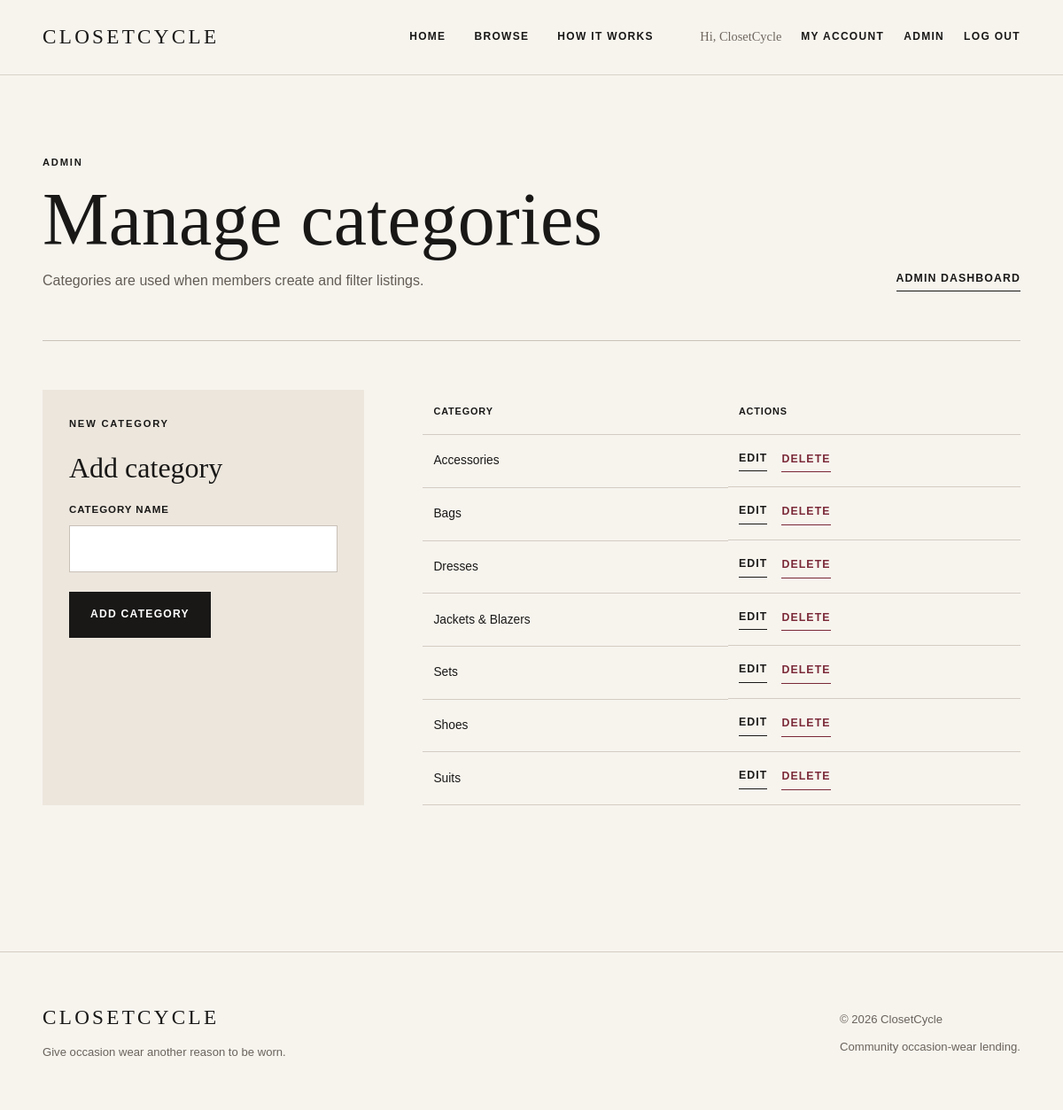
Screenshot of /admin/categories.php (signed in) with the database file from the repository.
### tables this page shows
CREATE TABLE `categories` (
  `categoryID` int(11) NOT NULL,
  `categoryName` varchar(60) NOT NULL
);

### admin/categories.php (called while the page is built, shortened)
<?php
require_once __DIR__ . '/../models/Category.php';
$editCategory = null;
$categories = Category::getAll();
include __DIR__ . '/../views/admin/categories.php';

### models/Category.php (called while the page is built, shortened)
<?php
class Category
{
    public static function getAll()
    {
        $db = Database::getDB();
        $query = 'SELECT categoryID, categoryName FROM categories ORDER BY categoryName';
        $statement = $db->prepare($query);
        $statement->execute();
        $categories = $statement->fetchAll();
        return $categories;
    }
}

### views/admin/categories.php (the view, shortened to what this page needs)
<?php include __DIR__ . '/../shared/header.php'; ?>
<main>
    <section class="member-page-heading">
        <div>
            <p class="eyebrow">ADMIN</p>
            <h1>Manage categories</h1>
            <p>Categories are used when members create and filter listings.</p>
        </div>
        <a class="text-link" href="<?php echo BASE_URL; ?>/admin/">Admin Dashboard</a>
    </section>
    <section class="admin-two-column">
        <div class="admin-form-box">
            <p class="eyebrow"><?php echo $editCategory ? 'EDIT CATEGORY' : 'NEW CATEGORY'; ?></p>
            <h2><?php echo $editCategory ? 'Update category' : 'Add category'; ?></h2>
            <form action="categories.php" method="post" class="form-layout">
                <div class="form-group">
                    <label for="categoryName">Category Name</label>
                    <input
                        type="text"
                        id="categoryName"
                        name="categoryName"
                        maxlength="60"
                        value="<?php echo htmlspecialchars($editCategory['categoryName'] ?? ''); ?>">
                </div>
                <div class="form-actions">
                    <button class="button button-dark" type="submit">
                        <?php echo $editCategory ? 'Save Changes' : 'Add Category'; ?>
                    </button>
                </div>
            </form>
        </div>
        <div class="admin-table-wrap">
            <table class="admin-table">
                <thead>
                    <tr>
                        <th>Category</th>
                        <th>Actions</th>
                    </tr>
                </thead>
                <tbody>
                    <?php foreach ($categories as $category) : ?>
                        <tr>
                            <td><?php echo htmlspecialchars($category['categoryName']); ?></td>
                            <td class="admin-actions-cell">
                                <a
                                    class="text-link"
                                    href="<?php echo BASE_URL; ?>/admin/categories.php?edit=<?php echo (int) $category['categoryID']; ?>">
                                    Edit
                                </a>
                                <form
                                    action="categories.php"
                                    method="post"
                                    onsubmit="return confirm('Delete this category?');">
                                    <button class="delete-link" type="submit">Delete</button>
                                </form>
                            </td>
                        </tr>
                    <?php endforeach; ?>
                </tbody>
            </table>
        </div>
    </section>
</main>
<?php include __DIR__ . '/../shared/footer.php'; ?>

### public/css/main.css (style rules this page uses)
* { box-sizing: border-box; }
html { scroll-behavior: smooth; }
body { margin: 0; background: #f7f4ee; color: #191817; font-family: Arial, Helvetica, sans-serif; line-height: 1.6; }
a { color: inherit; text-decoration: none; }
button, input, select, textarea { font: inherit; }
main { width: 92%; max-width: 1440px; margin: 0 auto; }
.eyebrow { margin: 0 0 15px; font-size: 0.7rem; font-weight: 700; letter-spacing: 0.16em; text-transform: uppercase; }
.text-link { display: inline-block; padding-bottom: 4px; border-bottom: 1px solid currentColor; font-size: 0.77rem; font-weight: 700; letter-spacing: 0.09em; text-transform: uppercase; }
.button { display: inline-block; padding: 15px 23px; border: 1px solid #191817; font-size: 0.76rem; font-weight: 700; letter-spacing: 0.1em; text-transform: uppercase; }
.button-dark { background: #191817; color: #ffffff; }
.form-layout { display: flex; flex-direction: column; gap: 22px; }
.form-group { display: flex; flex-direction: column; gap: 8px; }
.form-group label { font-size: 0.72rem; font-weight: 700; letter-spacing: 0.08em; text-transform: uppercase; }
.form-group input, .form-group select, .form-group textarea { width: 100%; padding: 13px 12px; background: #ffffff; border: 1px solid #c9c1b7; color: #191817; }
.member-page-heading { padding: 90px 0 55px; display: flex; align-items: flex-end; justify-content: space-between; gap: 40px; border-bottom: 1px solid #c9c2b9; }
.member-page-heading h1 { margin: 0; font-family: Georgia, 'Times New Roman', serif; font-size: clamp( 3.5rem, 7vw, 7rem ); font-weight: 400; line-height: 0.95; }
.member-page-heading > div > p:last-child { max-width: 550px; margin-bottom: 0; color: #625c55; }
.form-actions { display: flex; align-items: center; gap: 25px; }
.delete-link { padding: 0 0 4px; background: none; border: 0; border-bottom: 1px solid currentColor; color: #7a2837; cursor: pointer; font-size: 0.77rem; font-weight: 700; letter-spacing: 0.09em; text-transform: uppercase; }
.request-actions form, .admin-actions-cell form { margin: 0; }
.admin-link-card h2, .admin-form-box h2 { margin: 45px 0 12px; font-family: Georgia, 'Times New Roman', serif; font-size: 2rem; font-weight: 400; }
.admin-two-column { padding: 55px 0; display: grid; grid-template-columns: 0.7fr 1.3fr; gap: 6%; }
.admin-form-box { padding: 30px; background: #ece6dd; }
.admin-form-box h2 { margin-top: 0; }
.admin-table-wrap { overflow-x: auto; }
.admin-table { width: 100%; border-collapse: collapse; font-size: 0.86rem; }
.admin-table th, .admin-table td { padding: 16px 12px; border-bottom: 1px solid #d3ccc3; text-align: left; vertical-align: middle; }
.admin-table th { font-size: 0.68rem; letter-spacing: 0.08em; text-transform: uppercase; }
.admin-actions-cell { display: flex; align-items: center; gap: 16px; }

### rows the page displays
categories: categoryName "Accessories"
categories: categoryName "Bags"
categories: categoryName "Dresses"
categories: categoryName "Jackets & Blazers"
categories: categoryName "Sets"
categories: categoryName "Shoes"
categories: categoryName "Suits"

### other values shown
$currentUser['firstName'] "ClosetCycle"
